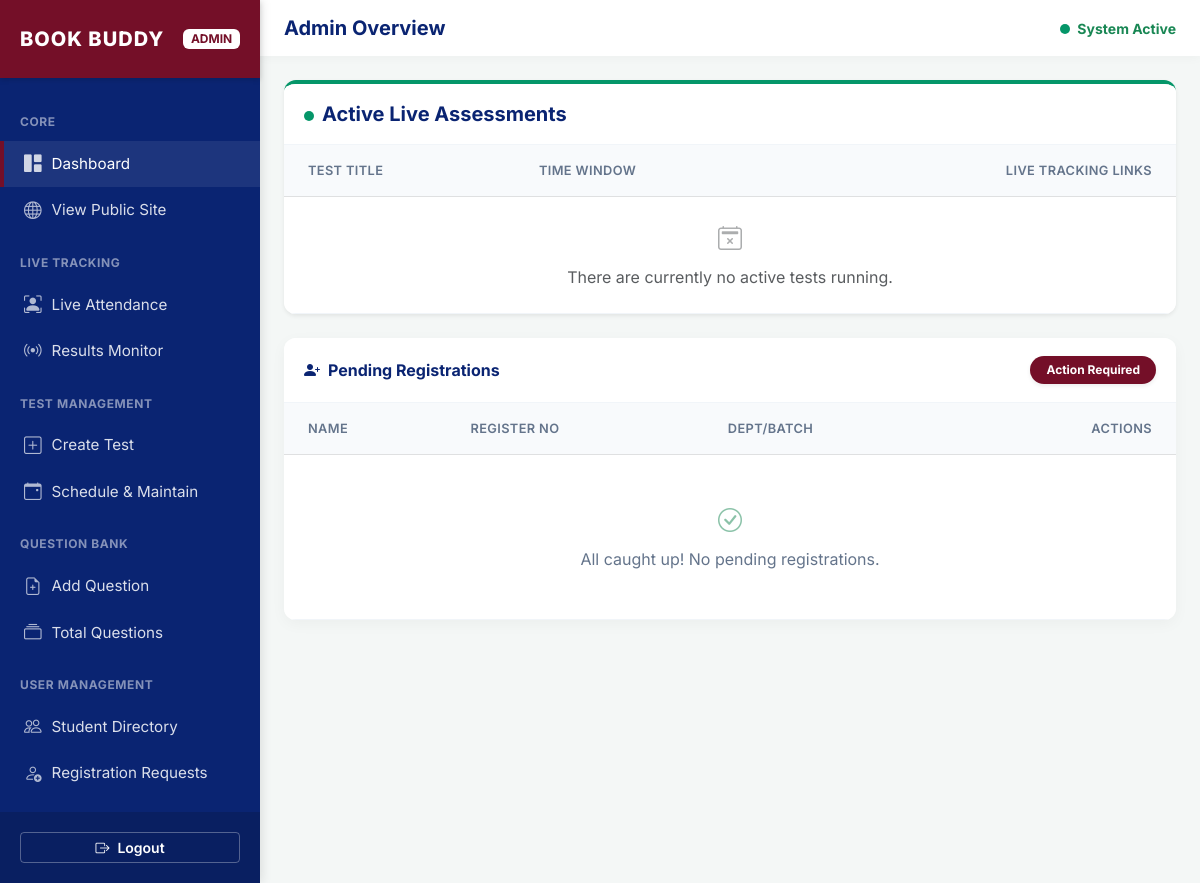
/admin (signed in), run on an earlier commit of the app's database.
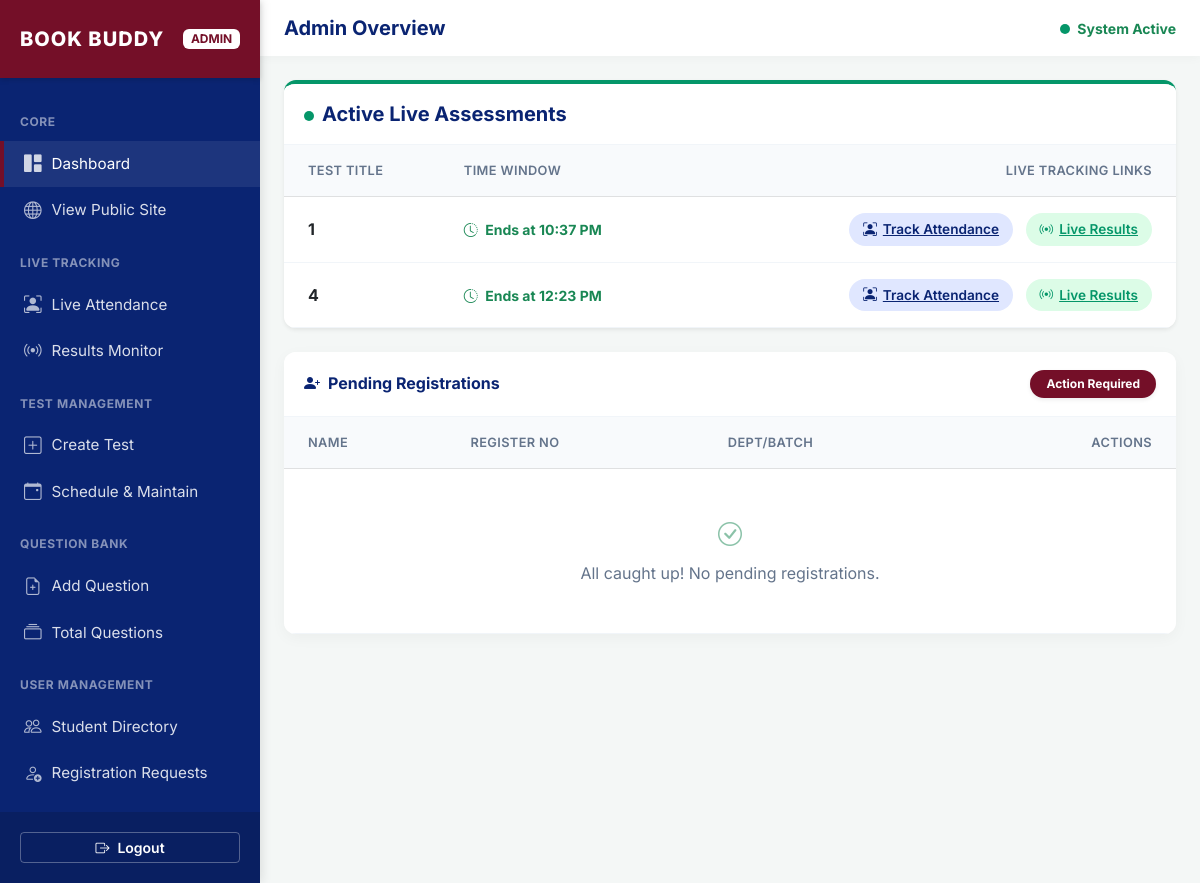
And on a later commit of the database.
### app.py (models this page shows, shortened)
class Testmaintain(db.Model):
    __tablename__ = 'test_maintain'
    id = db.Column(db.Integer, primary_key=True)
    test_title = db.Column(db.String(50))
    date = db.Column(db.Date)
    start_time = db.Column(db.DateTime)
    end_time = db.Column(db.DateTime)
    status = db.Column(db.String(20), default='draft')
    total_points = db.Column(db.Integer, default=0)
    question_id = db.Column(db.Integer, db.ForeignKey('question.id'), nullable=False)

### app.py (the view)
@app.route('/admin')
@login_required
def admin_panel():
    messages = Message.query.all()
    questions = Question.query.all()
    students = Student.query.all()
    tests = Testmaintain.query.all()
    return render_template('admin.html', students=students, messages=messages, questions=questions, tests=tests)

### app.py (called while the page is built)
def ist_now():
    return datetime.now(ist).replace(tzinfo=None)

@app.context_processor
def inject_now():
    return {'now': ist_now()}

@login_manager.user_loader
def load_user(user_id):
    student = Student.query.get(int(user_id))
    if student:
        return student
    return User.query.get(int(user_id))

### templates/admin.html (shortened to what the changed rows need)
<!DOCTYPE html>
<html lang="en">
<head>
    <link href="https://cdn.jsdelivr.net/npm/bootstrap@5.3.0/dist/css/bootstrap.min.css" rel="stylesheet">
    <link rel="stylesheet" href="https://cdn.jsdelivr.net/npm/bootstrap-icons@1.11.1/font/bootstrap-icons.css">
</head>
<body>
    <div class="dashboard-wrapper">
        <main class="content">
            <div class="container-fluid p-4">
                <div class="row mb-4">
                    <div class="col-12">
                        <div class="card live-tracker-card shadow-sm">
                            <div class="table-responsive">
                                <table class="table align-middle mb-0">
                                    <thead class="table-light">
                                        <tr>
                                            <th class="ps-4">Test Title</th>
                                            <th>Time Window</th>
                                            <th class="text-end pe-4">Live Tracking Links</th>
                                        </tr>
                                    </thead>
                                    <tbody>
                                        {% set ns = namespace(found_live=false, processed_titles=[]) %}
                                        {% for t in tests %}
                                            {% if t.start_time and t.end_time and t.start_time <= now <= t.end_time %}
                                                {% if t.test_title not in ns.processed_titles %}
                                                    {% set ns.found_live = true %}
                                                    <tr>
                                                        <td class="ps-4"><strong class="text-dark">{{ t.test_title }}</strong></td>
                                                        <td><span class="text-success fw-bold small"><i class="bi bi-clock-history me-1"></i> Ends at {{ t.end_time.strftime('%I:%M %p') }}</span></td>
                                                        <td class="text-end pe-4 text-nowrap">
                                                            <a href="/attendance_tracking?test_id={{ t.id }}" class="btn-live-action btn-attendance me-2">
                                                                <i class="bi bi-person-bounding-box"></i> Track Attendance
                                                            </a>
                                                            <a href="{{ url_for('live_test', title=t.test_title) }}" class="btn-live-action btn-results">
                                                                <i class="bi bi-broadcast"></i> Live Results
                                                            </a>
                                                        </td>
                                                    </tr>
                                                {% endif %}
                                            {% endif %}
                                        {% endfor %}
                                        {% if not ns.found_live %}
                                        <tr>
                                            <td colspan="3" class="text-center p-4 text-muted">
                                                <i class="bi bi-calendar2-x mb-2 d-block fs-4 opacity-50"></i>
                                                There are currently no active tests running.
                                            </td>
                                        </tr>
                                        {% endif %}
                                    </tbody>
                                </table>
                            </div>
                        </div>
                    </div>
                </div>
                <div class="row g-4">
                    <div class="col-12">
                        <div class="card h-100">
                            <div class="table-responsive" style="max-height: 400px;">
                                <table class="table table-hover align-middle mb-0">
                                    <thead class="table-light">
                                        <tr>
                                            <th class="ps-4">Name</th>
                                            <th>Register No</th>
                                            <th>Dept/Batch</th>
                                            <th class="text-end pe-4">Actions</th>
                                        </tr>
                                    </thead>
                                </table>
                            </div>
                        </div>
                    </div>
                </div>
            </div>
        </main>
    </div>
</body>
</html>

What changed in the data, as far as the page shows it:
added Testmaintain: test_title "1", end_time "10:37 PM"
added Testmaintain: test_title "4", end_time "12:23 PM"
Also different on the page:
text no longer shown: "There are currently no active tests running."
